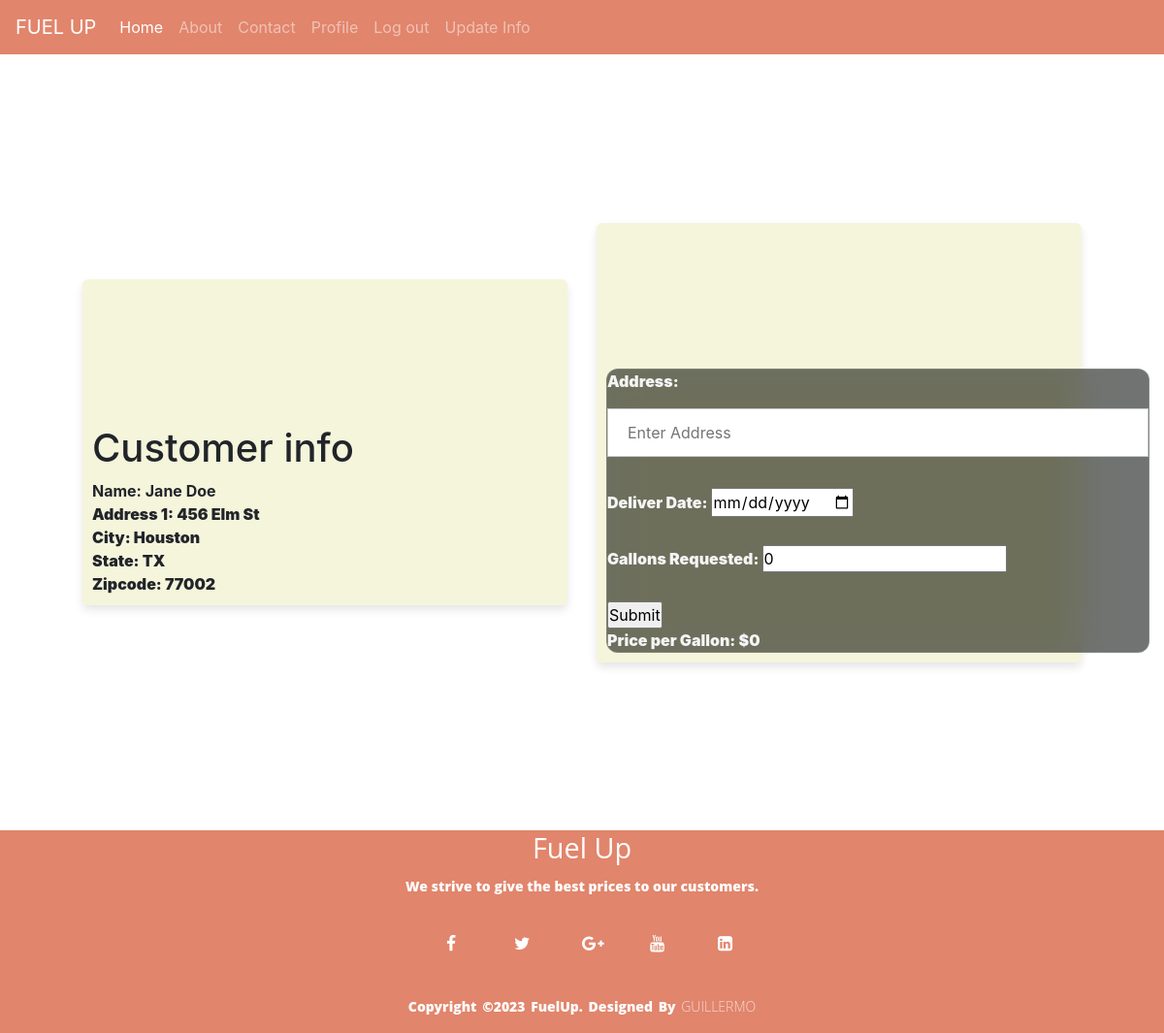
Page /Fuel_Req_Form.php (signed in) on the committed database.
### tables this page shows
CREATE TABLE `client_info` (
  `client_ID` int(100) NOT NULL,
  `Name` varchar(20) NOT NULL,
  `Address_1` varchar(40) NOT NULL,
  `Address_2` varchar(40) NOT NULL,
  `city` varchar(10) NOT NULL,
  `state` varchar(2) NOT NULL,
  `zipcode` int(5) NOT NULL,
  `cpm` int(100) NOT NULL
);

### Fuel_Req_Form.php (the view, shortened to what this page needs)
<?php
include('includes/header.php');
function fuelCalc($con, $gallons){
  $sql = "SELECT * FROM client_info WHERE client_ID = ?";
  $stmt = $con->prepare($sql);
  $stmt->bind_param("s", $_SESSION["useruid"]);
  $stmt->execute();
  $result = $stmt->get_result();
  $row = $result->fetch_assoc();
  $sql2 = "SELECT * FROM order_history WHERE user_ID = ?";
  $stmt2 = $con->prepare($sql2);
  $stmt2->bind_param("s", $_SESSION["useruid"]);
  $stmt2->execute();
  $result2 = $stmt2->get_result();
  $usercpm = $row["cpm"]/100;
  if($row["state"] == "TX"){
      $userlocation = .2;
  }
  else{
      $userlocation = .4;
  }
  if($result2->num_rows > 0){
      $userhistory = .1;
  }
  else{
      $userhistory = 0;
  }
  if($gallons > 1000){
      $usermargin = (.02 + $usercpm + $userlocation - $userhistory);
  }
  else{
      $usermargin = (.03 + $usercpm + $userlocation - $userhistory);
  }
  $userprice = $usermargin * $gallons;
  return $userprice;
}
?>
<div class="request_form">
  <?php
    require_once './includes/config/dbconnection.php';
    $user_id = $_SESSION["useruid"];
    $sql = "SELECT * FROM client_info WHERE client_ID = ?";
    $stmt = $con->prepare($sql);
    $stmt->bind_param("s", $user_id);
    $stmt->execute();
    $result = $stmt->get_result();
    $row = $result->fetch_assoc();
    $name = $row["Name"];
    $address1 = $row["Address_1"];
    $city = $row["city"];
    $state = $row["state"];
    $zipcode = $row["zipcode"];
  ?>
  <div class="container">
    <h1>Customer info</h1>
    <div>
    <b>Name: <?php echo $name?><b>
    </div>
    <div>
      <b>Address 1: <?php echo $address1?></b>
    </div>
    <div>
      <b>City: <?php echo $city?></b>
    </div>
    <div>
      <b>State: <?php echo $state?></b>
    </div>
    <div>
      <b>Zipcode: <?php echo $zipcode?></b>
    </div>
  </div>
  <div class="container">
    <form action="Fuel_Req_Form.php" method="post">
    <label for="del_Address">Address:</label>
      <input type="text" name="delv_Address" id="delv_Address" placeholder="Enter Address" required>
      <br><br>
      <label for="delv_date">Deliver Date:</label>
      <input type="date" id="delv_date" name="delv_date"  required>
      <br><br>
      <label for="gallons">Gallons Requested:</label>
      <input type="number" id="gallons" name="gallons" min="0" value="0">
      <br><br>
      <input type="submit" value="Submit">
      <?php
        $gallons = $_POST["gallons"];
      ?>
      <div>
        <b>Price per Gallon: $<?php echo fuelCalc($con, $gallons)?></b>
      </div>
    </form>
  </div>
</div>
<?php
include('includes/footer.php');
?>

### css/style.css (style rules this page uses)
* { margin: 0; padding: 0; box-sizing: border-box; }
.request_form { min-height: 100vh; display: flex; align-items: center; justify-content: center; }
.container { position:relative; max-width: 500px; width: 100%; border-radius: 6px; padding: 10px; margin: 0 15px; background-color: beige; box-shadow: 0 5px 10px rgba(0, 0, 0, 0.1); }
body { min-height: 100vh; }
.container { padding-top: 150px; }
form { width: 35rem; margin: auto; color: whitesmoke; backdrop-filter: blur(16px) saturate(180%); -webkit-backdrop-filter: blur(16px) saturate(180%); background-color: rgba(11, 15, 13, 0.582); border-radius: 12px; border: 1px solid rgba(255, 255, 255, 0.125); }
input[type=text], input[type=password] { width: 100%; padding: 12px 20px; margin: 8px 0; display: inline-block; border: 1px solid #ccc; box-sizing: border-box; }

### rows in the picture
client_info: Name "Jane Doe", Address_1 "456 Elm St", city "Houston", state "TX", zipcode "77002", fuelCalc($con, $gallons) "0"
